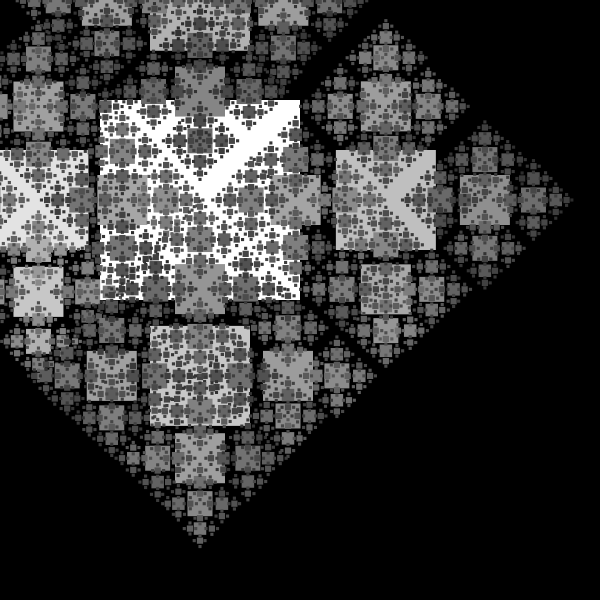
Frame 1 (no input)
Frame 60 (the mouse pressed at the canvas centre just before this capture): identical to frame 1, image omitted
Frame 120 (the mouse held since frame 60 and released just before this capture): identical to frame 1, image omitted

The Processing sketch that drew this single still picture (run headless with seeded random() and noise(); from frame 60 on, the mouse is pressed at the canvas centre):

// Processing sketch: recursive_4_branches
// ── recursive_4_branches.pde
void magicRect(float x, float y, float wi, float he, float bri) {
  
  if( wi > 2) {
    fill(bri);
    rect(x, y, wi, he);
    
    float newx, newy, newwi, newhe, newbri;
    
    newx = x + wi * random(0.8, 1.0);
    newy = y;
    newwi = wi/2;
    newhe = he/2;
    newbri = bri * random(0.7, 0.9);
    magicRect(newx, newy, newwi, newhe, newbri);
    
    newx = x - wi * random(0.8, 1.0);
    newy = y;
    newwi = wi/2;
    newhe = he/2;
    newbri = bri * random(0.7, 0.9);
    magicRect(newx, newy, newwi, newhe, newbri);
        
    newx = x;
    newy = y + he * random(0.8, 1.0);
    newwi = wi/2;
    newhe = he/2;
    newbri = bri * random(0.7, 0.9);
    magicRect(newx, newy, newwi, newhe, newbri);

    
    newx = x;
    newy = y - he * random(0.8, 1.0);
    newwi = wi/2;
    newhe = he/2;
    newbri = bri * random(0.7, 0.9);
    magicRect(newx, newy, newwi, newhe, newbri);

  }
}

void setup() {
  size(600, 600);
  background(0);
  rectMode(CENTER);
  noStroke();
  magicRect(200, 200, 200, 200, 255);
}

void draw() {
}
